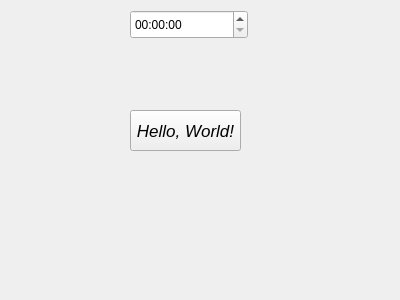
<?xml version="1.0" encoding="UTF-8"?>
<ui version="4.0">
 <class>MainWindow</class>
 <widget class="QMainWindow" name="MainWindow">
  <property name="geometry">
   <rect>
    <x>0</x>
    <y>0</y>
    <width>400</width>
    <height>300</height>
   </rect>
  </property>
  <property name="windowTitle">
   <string>MainWindow</string>
  </property>
  <widget class="QWidget" name="centralWidget">
   <widget class="QPushButton" name="pushButton">
    <property name="geometry">
     <rect>
      <x>130</x>
      <y>110</y>
      <width>111</width>
      <height>41</height>
     </rect>
    </property>
    <property name="font">
     <font>
      <pointsize>13</pointsize>
      <italic>true</italic>
     </font>
    </property>
    <property name="text">
     <string>Hello, World!</string>
    </property>
   </widget>
   <widget class="QTimeEdit" name="timeEdit">
    <property name="geometry">
     <rect>
      <x>130</x>
      <y>10</y>
      <width>118</width>
      <height>29</height>
     </rect>
    </property>
   </widget>
  </widget>
  <widget class="QMenuBar" name="menuBar">
   <property name="geometry">
    <rect>
     <x>0</x>
     <y>0</y>
     <width>400</width>
     <height>29</height>
    </rect>
   </property>
   <property name="nativeMenuBar">
    <bool>false</bool>
   </property>
  </widget>
 </widget>
 <layoutdefault spacing="6" margin="11"/>
 <resources/>
 <connections/>
</ui>
